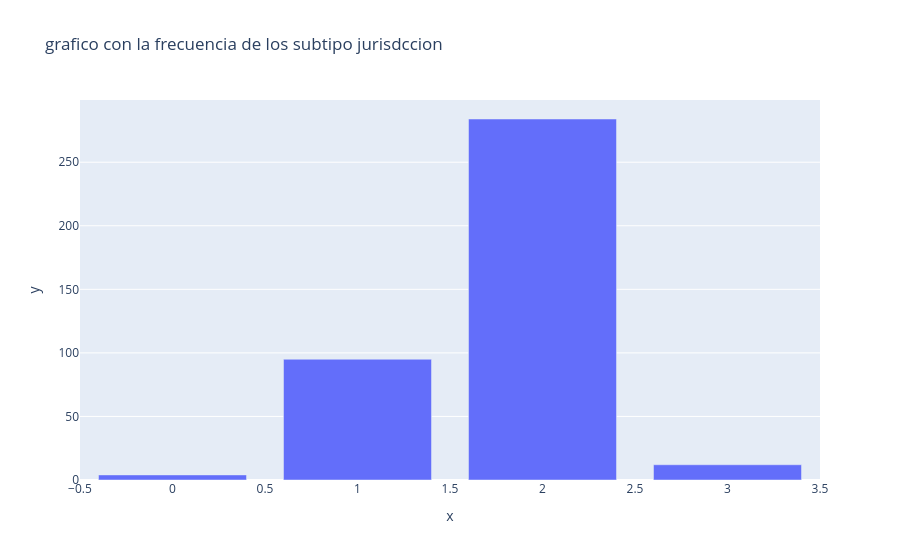

Notebook code for this chart:
### Markdown cell above
Resp:

### Code cell
filtr3 = area["tap"].value_counts()
fig = px.bar(
    data_frame = filtr3, x = filtr3.index, y = filtr3.values, title = "grafico con la frecuencia de los subtipo jurisdccion")
fig.show()

### Figure 1 — Plotly figure (JSON) as saved in the notebook; plotly's stock layout.template omitted (floating-point values rounded to 4 significant figures)
{"data": [{"hovertemplate": "x=%{x}<br>y=%{y}<extra></extra>", "legendgroup": "", "marker": {"color": "#636efa", "pattern": {"shape": ""}}, "name": "", "orientation": "v", "showlegend": false, "textposition": "auto", "type": "bar", "x": [2, 1, 3, 0], "xaxis": "x", "y": [284, 95, 12, 4], "yaxis": "y"}], "layout": {"barmode": "relative", "legend": {"tracegroupgap": 0}, "title": {"text": "grafico con la frecuencia de los subtipo jurisdccion"}, "xaxis": {"anchor": "y", "domain": [0, 1], "title": {"text": "x"}}, "yaxis": {"anchor": "x", "domain": [0, 1], "title": {"text": "y"}}}}
